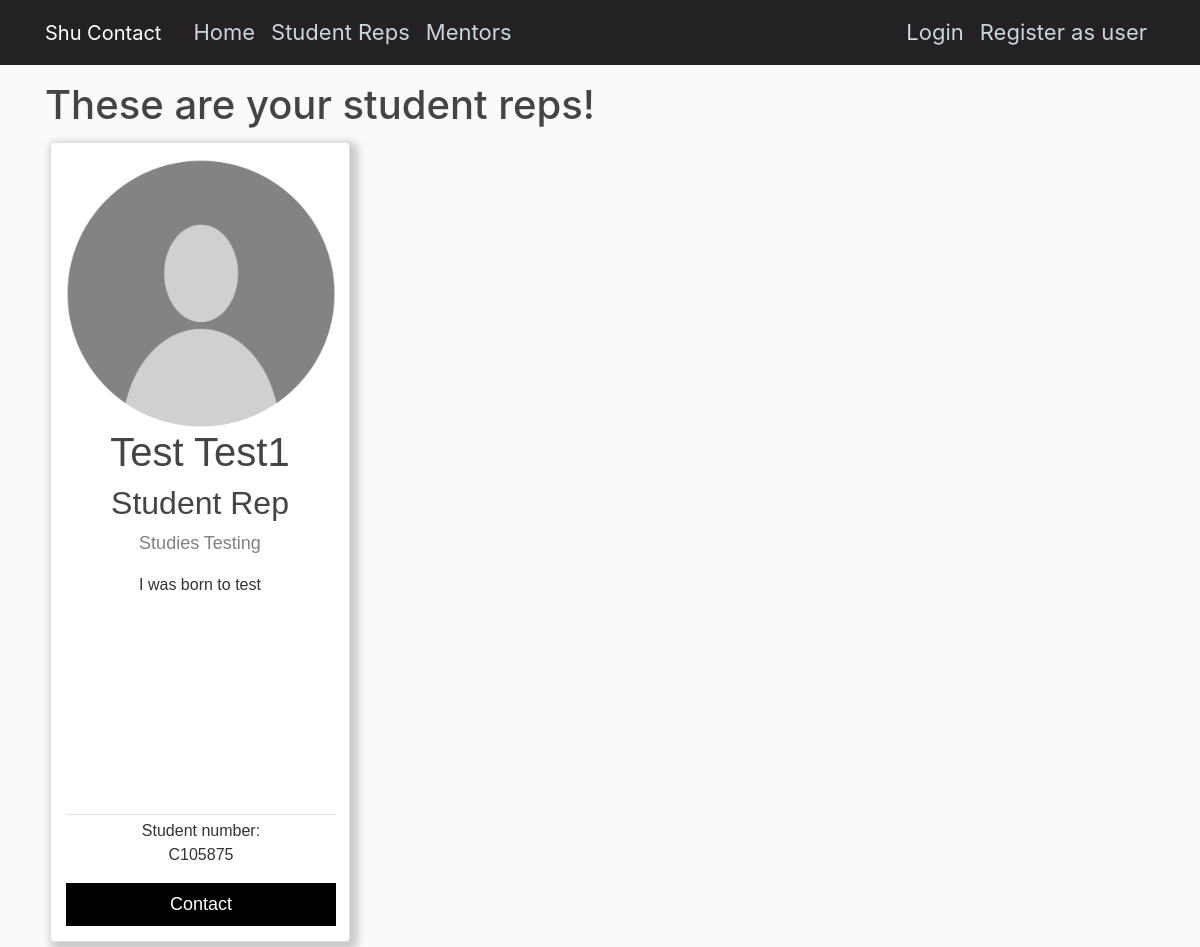
The page /reps on the database its author committed.
### users/models.py (models this page shows, shortened)
class StudentRepProfile(models.Model):
    user = models.OneToOneField(User, null = True, on_delete = models.CASCADE)
    StudentNumber = models.CharField(max_length=15, primary_key= 'StudentNumber')
    AreaOfStudy = models.CharField(max_length=20, null = True)
    Description = models.TextField(null = True, max_length=300)
    DOB = models.DateField(null = True)
    Image = models.ImageField(default = 'defaultpi.png', upload_to = 'rep_pics')

### ContactApplication/views.py (the view)
# urls.py: path('reps', repListView.as_view(), name = 'reps'),
class repListView(ListView):
     model = StudentRepProfile
     template_name = 'ContactApplication/reps.html'
     context_object_name = 'studentrepprofiles'
     ordering = ['AreaOfStudy']
     paginate_by = 6

### ContactApplication/templates/ContactApplication/reps.html (shortened to what this page needs)
{% extends "ContactApplication/base.html" %}
{% block content %}
    <h1>These are your student reps! </h1>
    {% for studentrepprofile in studentrepprofiles %}
    <div class="column">
        <div class="card">
            <div style="text-align: center;">
                <img class="rounded-circle" src="{{studentrepprofile.Image.url}}", width="270", height="270">
            </div>
            <h1>{{ studentrepprofile.user.first_name }} {{ studentrepprofile.user.last_name }}</h1>
            <h2>Student Rep</h2>
            <p class="title"> Studies {{ studentrepprofile.AreaOfStudy }}</p>
            <p>{{ studentrepprofile.Description }}</p>
            <div class="bottomcard">
                <div class="article-metadata">
                </div>
                <p class="muted">Student number:</br> {{ studentrepprofile.StudentNumber }}</p>
                <a href="{% url 'messaging:send_message' recipient_username=studentrepprofile.user.username %}">
                    <button>Contact</button>
                </a>
            </div>
        </div>
    </div>
{% endfor %}
{% endblock content %}

### ContactApplication/static/css/styles.css (style rules this page uses)
html { position: relative; min-height: 100%; }
body { background: #fafafa; color: #333333; margin-top: 5rem; margin-bottom: 50px; }
h1, h2, h3, h4, h5, h6 { color: #444444; }
.column { float: left; width: 30%; border-radius: 3px; }
.article-metadata { padding-bottom: 1px; margin-bottom: 4px; border-bottom: 1px solid #e3e3e3 }
.card { box-shadow: 4px 4px 8px 4px rgba(0, 0, 0, 0.2); width: 300px; margin: 5px; text-align: center; font-family: arial; padding-top: 15px; padding-left: 15px; padding-right: 15px; height: 800px; }
.bottomcard { position: absolute; bottom: 0px; width: 270px; padding-bottom: 15px; }
.title { color: grey; font-size: 18px; }
button { border: none; outline: 0; display: inline-block; padding: 8px; color: white; background-color: #000; text-align: center; cursor: pointer; width: 100%; font-size: 18px; }
a { text-decoration: none; font-size: 22px; color: black; }

### rows shown on the page
StudentRepProfile: Image (placeholder picture), user.first_name "Test", user.last_name "Test1", AreaOfStudy "Testing", Description "I was born to test", StudentNumber "C105875"
